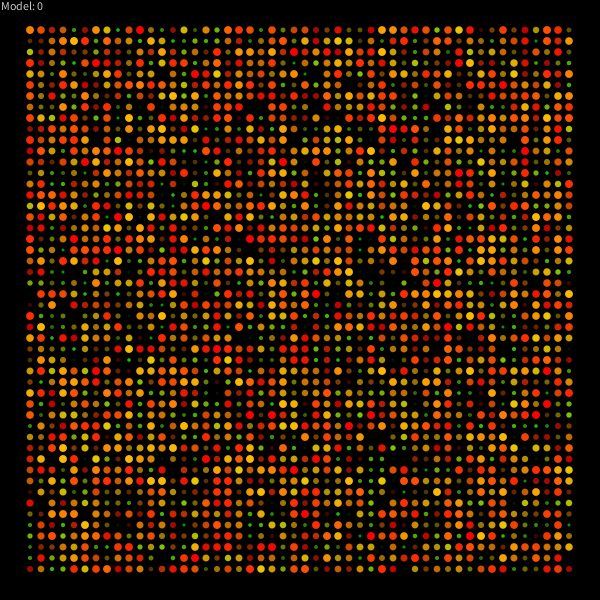
Frame 1 (no input)
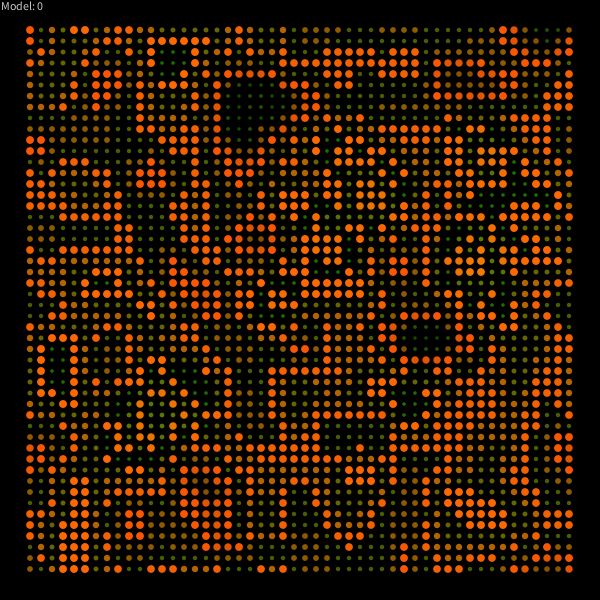
Frame 60 (the mouse pressed at the canvas centre just before this capture)
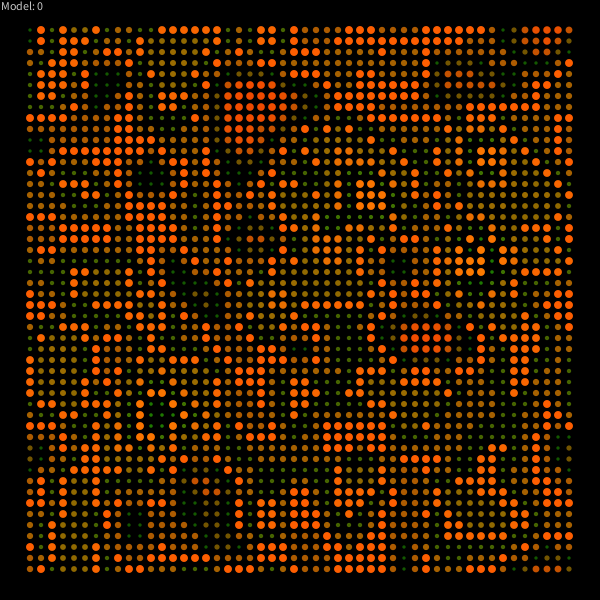
Frame 120 (the mouse held since frame 60 and released just before this capture)

The Processing sketch that drew these frames (run headless with seeded random() and noise(); from frame 60 on, the mouse is pressed at the canvas centre):

// Processing sketch: processing_149815
// ── processing_149815.pde

final int bsize = 50;

int[][] blinkers = new int[bsize][bsize];
int[][] buffer = new int[bsize][bsize];

int minf, maxf;

void setup() {
  size(600,600);
  noStroke();
  smooth();
  textSize(12);
  textAlign(LEFT,TOP);
  minf=10;maxf=80; 
  resetBlinkers();
}

void resetBlinkers() {
   for(int i=0;i<bsize;i++)
    for(int j=0;j<bsize;j++) {
       blinkers[i][j] = (int)random(minf,maxf);
    }
}

void draw() {
 background(0);
 fill(200);
 text("Model: "+option,1,1);
  for(int i=0;i<bsize;i++)
    for(int j=0;j<bsize;j++) {
      float frequency = blinkers[i][j];
      float light = sin(PI * (((1234+frameCount) % frequency) / frequency));
      fill(255 * light, 200*(frequency-minf)/(maxf-minf), 0);
      ellipse(30+i*11,30+j*11,3+5*light,3+5*light);
    }
    
    updateBlinkers();
  }
  
int option=0;  
  
void updateBlinkers() {
  for(int i=0;i<bsize;i++) {
    for(int j=0;j<bsize;j++) {
      int l=(i+bsize-1)%bsize;  
      int r=(i+1)%bsize;
      int u=(j+bsize-1)%bsize;
      int d=(j+1)%bsize;
      switch(option) {
        case 0:
          buffer[i][j] = (int)((blinkers[i][j] - 0.25 * (blinkers[i][u] + blinkers[i][d] + blinkers[r][j] + blinkers[l][j])));
          break;
        case 1:
          buffer[i][j] = (int)(0.5*(blinkers[i][j] - 0.5 * (blinkers[i][u] + 0.5*blinkers[r][j] + 0.5*blinkers[l][j])));
          break;
        case 2:
          buffer[i][j] = (int)(0.75*(blinkers[i][j] - 0.25 * (blinkers[i][u] + 0.5*blinkers[i][d] + blinkers[r][j] + blinkers[l][j] + 30)));
          break;
        case 3:
          buffer[i][j] = (int)((blinkers[i][j] - (1/9.0) * (blinkers[i][j] + blinkers[l][u] + blinkers[i][u] + blinkers[r][u] + blinkers[l][d] + blinkers[i][d] + blinkers[r][d] + blinkers[l][j] + blinkers[r][j])));
          break;   
      }
    }}
    
   for(int i=0;i<bsize;i++)
    for(int j=0;j<bsize;j++) {
      blinkers[i][j]-=buffer[i][j]; 
      if(blinkers[i][j]<minf) blinkers[i][j] = minf;
      if(blinkers[i][j]>maxf) blinkers[i][j] = maxf;
    }
    
}  

void mouseClicked() {
  option = (option + 1) % 4;
  resetBlinkers();
}

void keyPressed() {
  resetBlinkers();
}
